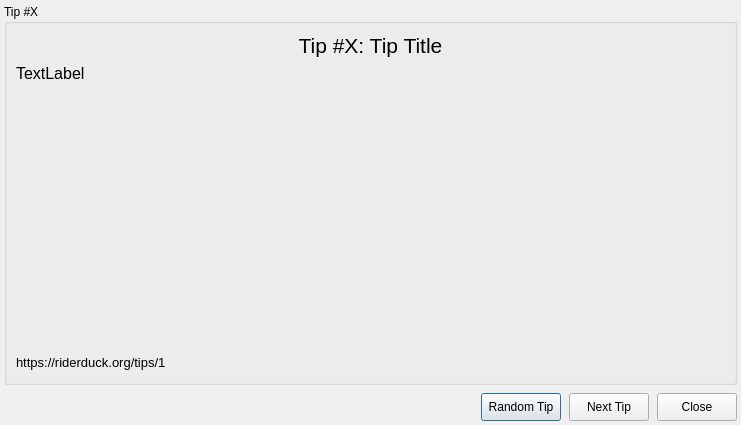
<?xml version="1.0" encoding="UTF-8"?>
<ui version="4.0">
 <class>TipsDialog</class>
 <widget class="QDialog" name="TipsDialog">
  <property name="windowModality">
   <enum>Qt::NonModal</enum>
  </property>
  <property name="geometry">
   <rect>
    <x>0</x>
    <y>0</y>
    <width>751</width>
    <height>442</height>
   </rect>
  </property>
  <property name="sizePolicy">
   <sizepolicy hsizetype="Fixed" vsizetype="Fixed">
    <horstretch>0</horstretch>
    <verstretch>0</verstretch>
   </sizepolicy>
  </property>
  <property name="contextMenuPolicy">
   <enum>Qt::DefaultContextMenu</enum>
  </property>
  <property name="windowTitle">
   <string>RiderDuck Tips</string>
  </property>
  <layout class="QVBoxLayout" name="verticalLayout_2">
   <property name="spacing">
    <number>8</number>
   </property>
   <property name="sizeConstraint">
    <enum>QLayout::SetFixedSize</enum>
   </property>
   <property name="leftMargin">
    <number>4</number>
   </property>
   <property name="topMargin">
    <number>4</number>
   </property>
   <property name="rightMargin">
    <number>4</number>
   </property>
   <property name="bottomMargin">
    <number>4</number>
   </property>
   <item alignment="Qt::AlignHCenter">
    <widget class="QGroupBox" name="tipsGroupBox">
     <property name="sizePolicy">
      <sizepolicy hsizetype="Fixed" vsizetype="Fixed">
       <horstretch>0</horstretch>
       <verstretch>0</verstretch>
      </sizepolicy>
     </property>
     <property name="minimumSize">
      <size>
       <width>725</width>
       <height>351</height>
      </size>
     </property>
     <property name="font">
      <font>
       <pointsize>9</pointsize>
      </font>
     </property>
     <property name="title">
      <string>Tip #X</string>
     </property>
     <layout class="QVBoxLayout" name="verticalLayout">
      <property name="sizeConstraint">
       <enum>QLayout::SetFixedSize</enum>
      </property>
      <item>
       <layout class="QHBoxLayout" name="horizontalLayout_3">
        <property name="sizeConstraint">
         <enum>QLayout::SetFixedSize</enum>
        </property>
        <item>
         <widget class="QLabel" name="titleLabel">
          <property name="sizePolicy">
           <sizepolicy hsizetype="Minimum" vsizetype="Fixed">
            <horstretch>0</horstretch>
            <verstretch>0</verstretch>
           </sizepolicy>
          </property>
          <property name="font">
           <font>
            <pointsize>16</pointsize>
           </font>
          </property>
          <property name="text">
           <string>Tip #X: Tip Title</string>
          </property>
          <property name="alignment">
           <set>Qt::AlignCenter</set>
          </property>
         </widget>
        </item>
       </layout>
      </item>
      <item>
       <widget class="QLabel" name="tipTextLabel">
        <property name="sizePolicy">
         <sizepolicy hsizetype="Fixed" vsizetype="Fixed">
          <horstretch>0</horstretch>
          <verstretch>0</verstretch>
         </sizepolicy>
        </property>
        <property name="minimumSize">
         <size>
          <width>709</width>
          <height>283</height>
         </size>
        </property>
        <property name="font">
         <font>
          <pointsize>12</pointsize>
         </font>
        </property>
        <property name="text">
         <string>TextLabel</string>
        </property>
        <property name="alignment">
         <set>Qt::AlignLeading|Qt::AlignLeft|Qt::AlignTop</set>
        </property>
        <property name="wordWrap">
         <bool>true</bool>
        </property>
       </widget>
      </item>
      <item>
       <layout class="QHBoxLayout" name="horizontalLayout_2" stretch="0,0">
        <property name="spacing">
         <number>7</number>
        </property>
        <property name="sizeConstraint">
         <enum>QLayout::SetMaximumSize</enum>
        </property>
        <item>
         <widget class="QLabel" name="tipUrlLabel">
          <property name="sizePolicy">
           <sizepolicy hsizetype="Preferred" vsizetype="Maximum">
            <horstretch>0</horstretch>
            <verstretch>0</verstretch>
           </sizepolicy>
          </property>
          <property name="font">
           <font>
            <pointsize>10</pointsize>
           </font>
          </property>
          <property name="text">
           <string>https://riderduck.org/tips/1</string>
          </property>
          <property name="textFormat">
           <enum>Qt::RichText</enum>
          </property>
          <property name="openExternalLinks">
           <bool>true</bool>
          </property>
          <property name="textInteractionFlags">
           <set>Qt::TextBrowserInteraction</set>
          </property>
         </widget>
        </item>
        <item>
         <spacer name="horizontalSpacer_4">
          <property name="orientation">
           <enum>Qt::Horizontal</enum>
          </property>
          <property name="sizeHint" stdset="0">
           <size>
            <width>338</width>
            <height>20</height>
           </size>
          </property>
         </spacer>
        </item>
       </layout>
      </item>
     </layout>
    </widget>
   </item>
   <item>
    <layout class="QHBoxLayout" name="horizontalLayout">
     <property name="sizeConstraint">
      <enum>QLayout::SetFixedSize</enum>
     </property>
     <item>
      <spacer name="horizontalSpacer">
       <property name="orientation">
        <enum>Qt::Horizontal</enum>
       </property>
       <property name="sizeHint" stdset="0">
        <size>
         <width>308</width>
         <height>20</height>
        </size>
       </property>
      </spacer>
     </item>
     <item>
      <widget class="QPushButton" name="randomButton">
       <property name="sizePolicy">
        <sizepolicy hsizetype="Minimum" vsizetype="Fixed">
         <horstretch>0</horstretch>
         <verstretch>0</verstretch>
        </sizepolicy>
       </property>
       <property name="minimumSize">
        <size>
         <width>0</width>
         <height>28</height>
        </size>
       </property>
       <property name="maximumSize">
        <size>
         <width>16777215</width>
         <height>28</height>
        </size>
       </property>
       <property name="text">
        <string>Random Tip</string>
       </property>
      </widget>
     </item>
     <item>
      <widget class="QPushButton" name="nextButton">
       <property name="minimumSize">
        <size>
         <width>0</width>
         <height>28</height>
        </size>
       </property>
       <property name="maximumSize">
        <size>
         <width>16777215</width>
         <height>28</height>
        </size>
       </property>
       <property name="text">
        <string>Next Tip</string>
       </property>
      </widget>
     </item>
     <item>
      <widget class="QPushButton" name="closeButton">
       <property name="minimumSize">
        <size>
         <width>0</width>
         <height>28</height>
        </size>
       </property>
       <property name="maximumSize">
        <size>
         <width>16777215</width>
         <height>28</height>
        </size>
       </property>
       <property name="text">
        <string>Close</string>
       </property>
      </widget>
     </item>
    </layout>
   </item>
  </layout>
 </widget>
 <resources/>
 <connections/>
</ui>
